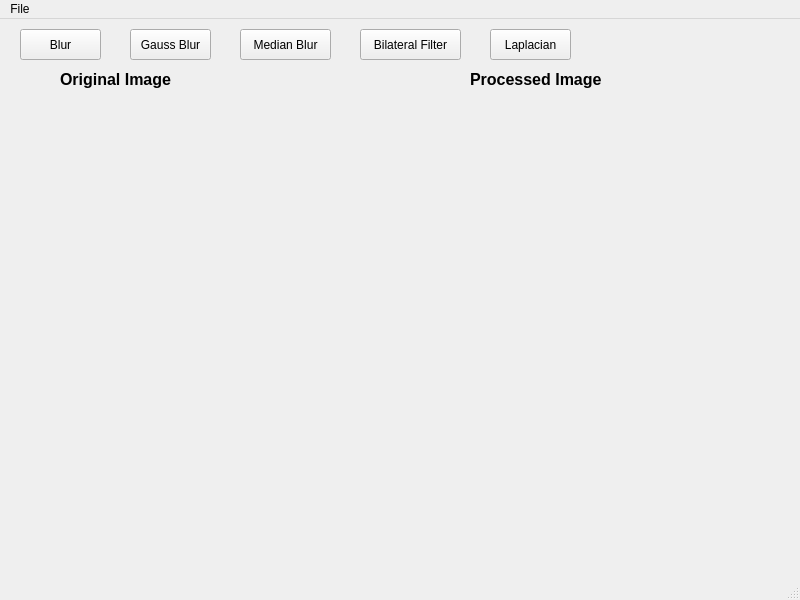
<?xml version="1.0" encoding="UTF-8"?>
<ui version="4.0">
 <class>MainWindow</class>
 <widget class="QMainWindow" name="MainWindow">
  <property name="geometry">
   <rect>
    <x>0</x>
    <y>0</y>
    <width>800</width>
    <height>600</height>
   </rect>
  </property>
  <property name="windowTitle">
   <string>MainWindow</string>
  </property>
  <widget class="QWidget" name="centralwidget">
   <widget class="QLabel" name="img_before">
    <property name="geometry">
     <rect>
      <x>20</x>
      <y>90</y>
      <width>361</width>
      <height>451</height>
     </rect>
    </property>
    <property name="text">
     <string/>
    </property>
   </widget>
   <widget class="QLabel" name="img_after">
    <property name="geometry">
     <rect>
      <x>410</x>
      <y>90</y>
      <width>361</width>
      <height>451</height>
     </rect>
    </property>
    <property name="text">
     <string/>
    </property>
   </widget>
   <widget class="QPushButton" name="btn_blur">
    <property name="geometry">
     <rect>
      <x>20</x>
      <y>10</y>
      <width>81</width>
      <height>31</height>
     </rect>
    </property>
    <property name="text">
     <string>Blur</string>
    </property>
   </widget>
   <widget class="QLabel" name="label">
    <property name="geometry">
     <rect>
      <x>60</x>
      <y>50</y>
      <width>161</width>
      <height>21</height>
     </rect>
    </property>
    <property name="text">
     <string>&lt;html&gt;&lt;head/&gt;&lt;body&gt;&lt;p&gt;&lt;span style=&quot; font-size:12pt; font-weight:600;&quot;&gt;Original Image&lt;/span&gt;&lt;/p&gt;&lt;/body&gt;&lt;/html&gt;</string>
    </property>
   </widget>
   <widget class="QLabel" name="label_after">
    <property name="geometry">
     <rect>
      <x>470</x>
      <y>50</y>
      <width>301</width>
      <height>21</height>
     </rect>
    </property>
    <property name="text">
     <string>&lt;html&gt;&lt;head/&gt;&lt;body&gt;&lt;p&gt;&lt;span style=&quot; font-size:12pt; font-weight:600;&quot;&gt;Processed Image&lt;/span&gt;&lt;/p&gt;&lt;/body&gt;&lt;/html&gt;</string>
    </property>
   </widget>
   <widget class="QPushButton" name="btn_gauss">
    <property name="geometry">
     <rect>
      <x>130</x>
      <y>10</y>
      <width>81</width>
      <height>31</height>
     </rect>
    </property>
    <property name="text">
     <string>Gauss Blur</string>
    </property>
   </widget>
   <widget class="QPushButton" name="btn_med">
    <property name="geometry">
     <rect>
      <x>240</x>
      <y>10</y>
      <width>91</width>
      <height>31</height>
     </rect>
    </property>
    <property name="text">
     <string>Median Blur</string>
    </property>
   </widget>
   <widget class="QPushButton" name="btn_bila">
    <property name="geometry">
     <rect>
      <x>360</x>
      <y>10</y>
      <width>101</width>
      <height>31</height>
     </rect>
    </property>
    <property name="text">
     <string>Bilateral Filter</string>
    </property>
   </widget>
   <widget class="QPushButton" name="btn_composite_laplacian">
    <property name="geometry">
     <rect>
      <x>490</x>
      <y>10</y>
      <width>81</width>
      <height>31</height>
     </rect>
    </property>
    <property name="text">
     <string>Laplacian</string>
    </property>
   </widget>
  </widget>
  <widget class="QMenuBar" name="menubar">
   <property name="geometry">
    <rect>
     <x>0</x>
     <y>0</y>
     <width>800</width>
     <height>21</height>
    </rect>
   </property>
   <widget class="QMenu" name="menuFile">
    <property name="title">
     <string>File</string>
    </property>
    <addaction name="actionNew"/>
    <addaction name="actionOpen"/>
    <addaction name="actionSave"/>
    <addaction name="actionQuit"/>
   </widget>
   <addaction name="menuFile"/>
  </widget>
  <widget class="QStatusBar" name="statusbar"/>
  <action name="actionNew">
   <property name="text">
    <string>New</string>
   </property>
  </action>
  <action name="actionOpen">
   <property name="text">
    <string>Open</string>
   </property>
  </action>
  <action name="actionSave">
   <property name="text">
    <string>Save</string>
   </property>
  </action>
  <action name="actionQuit">
   <property name="text">
    <string>Quit</string>
   </property>
  </action>
 </widget>
 <resources/>
 <connections/>
</ui>
